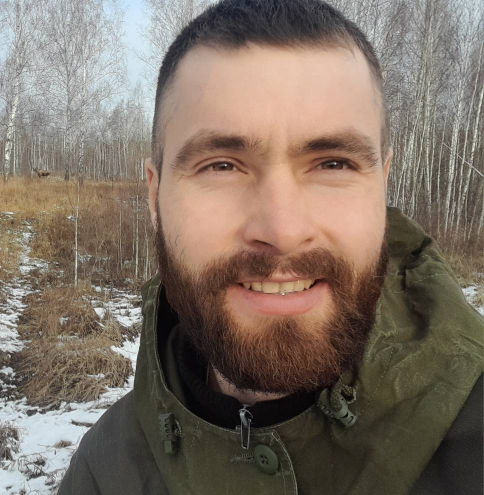
#> input picture api/test/face.jpg, 968 x 990 px (shown at 1/2 size)
$ python -i utils.py   (imports and definitions only)
#> lines starting #> are read from the running program, lines starting #| are printed output that depends on the picture; after the words box and inside, x2 and y2 are one past the last pixel; in counts of white or black regions, pixels touching at a corner belong together
#> further down, picture is the input picture: shape (990, 968, 3); mean B, G, R 99.9, 111.5, 125.3
from dataclasses import dataclass
import os

from typing import Optional, Tuple
import cv2, numpy as np
import mediapipe as mp
from PIL import Image

@dataclass
class _HairCfg:
    use_hair_from_src: bool
    band_inner_px: int
    band_outer_px: int
    alpha: float
    poisson_face: bool


def hex_to_bgr(hex_color: str) -> Tuple[int,int,int]:
    hex_color = hex_color.lstrip("#")
    return (int(hex_color[4:6],16), int(hex_color[2:4],16), int(hex_color[0:2],16))

# [8 lines left out: function resize_limit, not called in this run]

def skin_mask(bgr: np.ndarray) -> np.ndarray:
    ycrcb = cv2.cvtColor(bgr, cv2.COLOR_BGR2YCrCb)
#> ycrcb: shape (990, 968, 3); mean of channels 0, 1, 2 114.3, 135.9, 119.8
    m = cv2.inRange(ycrcb, np.array([0,133,77],np.uint8), np.array([255,173,127],np.uint8))
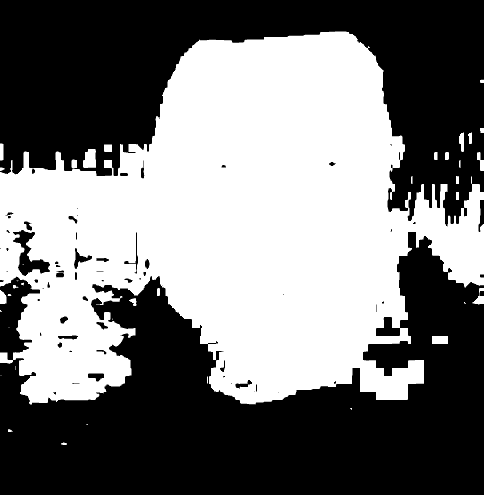
#> m: shape (990, 968) (shown at 1/2 size); 47.2% white; 39 white regions (11 under 20 px), largest, box (x1, y1, x2, y2) and area: (0, 63, 968, 809) 447607, (166, 298, 192, 336) 837, (864, 672, 896, 688) 512
    m = cv2.medianBlur(m,5)
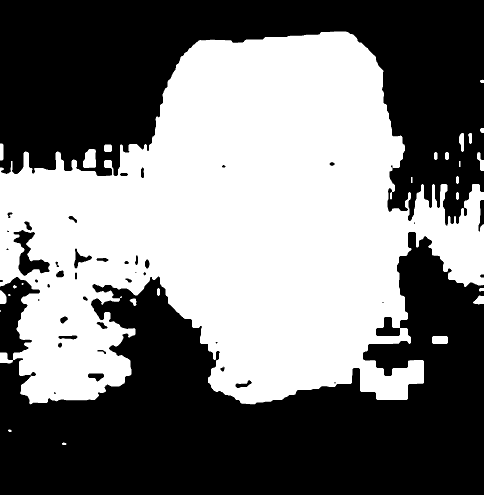
#> m: shape (990, 968) (shown at 1/2 size); 47.2% white; 28 white regions (4 under 20 px), largest, box (x1, y1, x2, y2) and area: (0, 63, 968, 809) 448612, (166, 298, 192, 336) 829, (864, 672, 896, 688) 500
    return cv2.morphologyEx(m, cv2.MORPH_OPEN, np.ones((3,3),np.uint8), 1)
#> returned value: shape (990, 968); 47.2% white; 28 white regions (2 under 20 px), largest, box (x1, y1, x2, y2) and area: (0, 63, 968, 808) 448259, (166, 298, 192, 336) 824, (864, 672, 896, 688) 500

# [19 lines left out: functions order_pts, warp_into_quad, not called in this run]

def pil_from_bgr(img: np.ndarray) -> Image.Image:
    return Image.fromarray(cv2.cvtColor(img, cv2.COLOR_BGR2RGB))
def bgr_from_pil(im: Image.Image) -> np.ndarray:
    return cv2.cvtColor(np.array(im), cv2.COLOR_RGB2BGR)

# [51 lines left out: functions detect_green_quad, green_mask_hsv, green_defringe, not called in this run]

def srgb_to_lin(x):
    x = x.astype(np.float32)/255.0
    return np.where(x<=0.04045, x/12.92, ((x+0.055)/1.055)**2.4)
def lin_to_srgb(y):
    x = np.where(y<=0.0031308, 12.92*y, 1.055*np.power(y, 1/2.4)-0.055)
    return np.clip(np.round(x*255.0),0,255).astype(np.uint8)

# [114 lines left out: functions laplacian_blend, ring_grad, apply_page_stack, _safe_seamless_clone, highpass_detail, refine_alpha_with_edges and 4 more, not called in this run]


# ===== MediaPipe Hands (ленивая инициализация) =====
_mp_hands = None
# [82 lines left out: functions get_mp_hands, _draw_hand_bones_mask, hand_mask_bgr, not called in this run]

>>> import cv2
>>> picture = cv2.imread('../../api/test/face.jpg')
>>> result = skin_mask(picture)

$ run again, on api/test/selfie_1.jpg
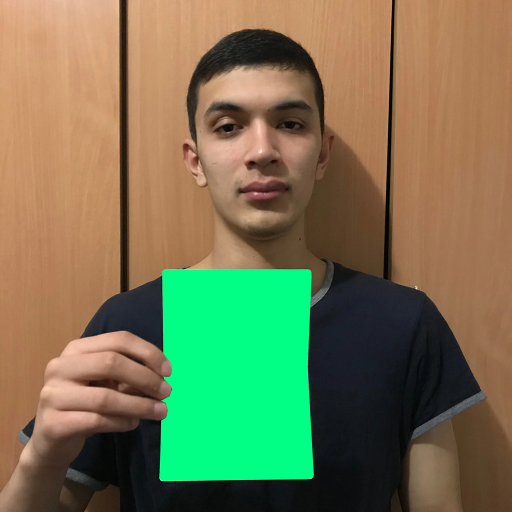
#> input picture api/test/selfie_1.jpg, 1024 x 1024 px (shown at 1/2 size)
#> picture is the input picture: shape (1024, 1024, 3); mean B, G, R 81.5, 118.2, 117.5
#> ycrcb: shape (1024, 1024, 3); mean of channels 0, 1, 2 113.8, 130.6, 109.8
#> in skin_mask, `m = cv2.inRange(ycrcb, np.array([0,133,77],np.uint8), np.array([255,17..`:
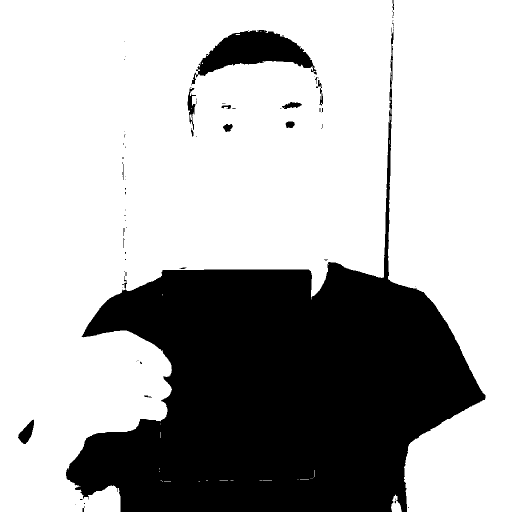
#> m: shape (1024, 1024) (shown at 1/2 size); 69.9% white; 78 black regions (58 under 20 px), largest, box (x1, y1, x2, y2) and area: (132, 92, 971, 1024) 301108, (383, 60, 634, 171) 11669, (36, 839, 68, 888) 803
#> in skin_mask, `m = cv2.medianBlur(m,5)`:
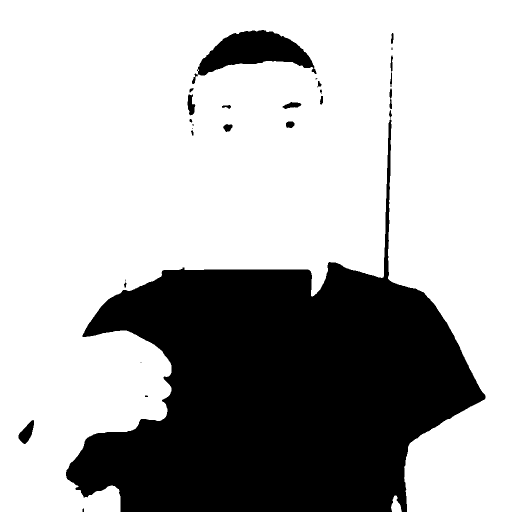
#> m: shape (1024, 1024) (shown at 1/2 size); 69.9% white; 27 black regions (7 under 20 px), largest, box (x1, y1, x2, y2) and area: (132, 220, 971, 1024) 300811, (384, 60, 633, 168) 11668, (37, 840, 68, 888) 792
